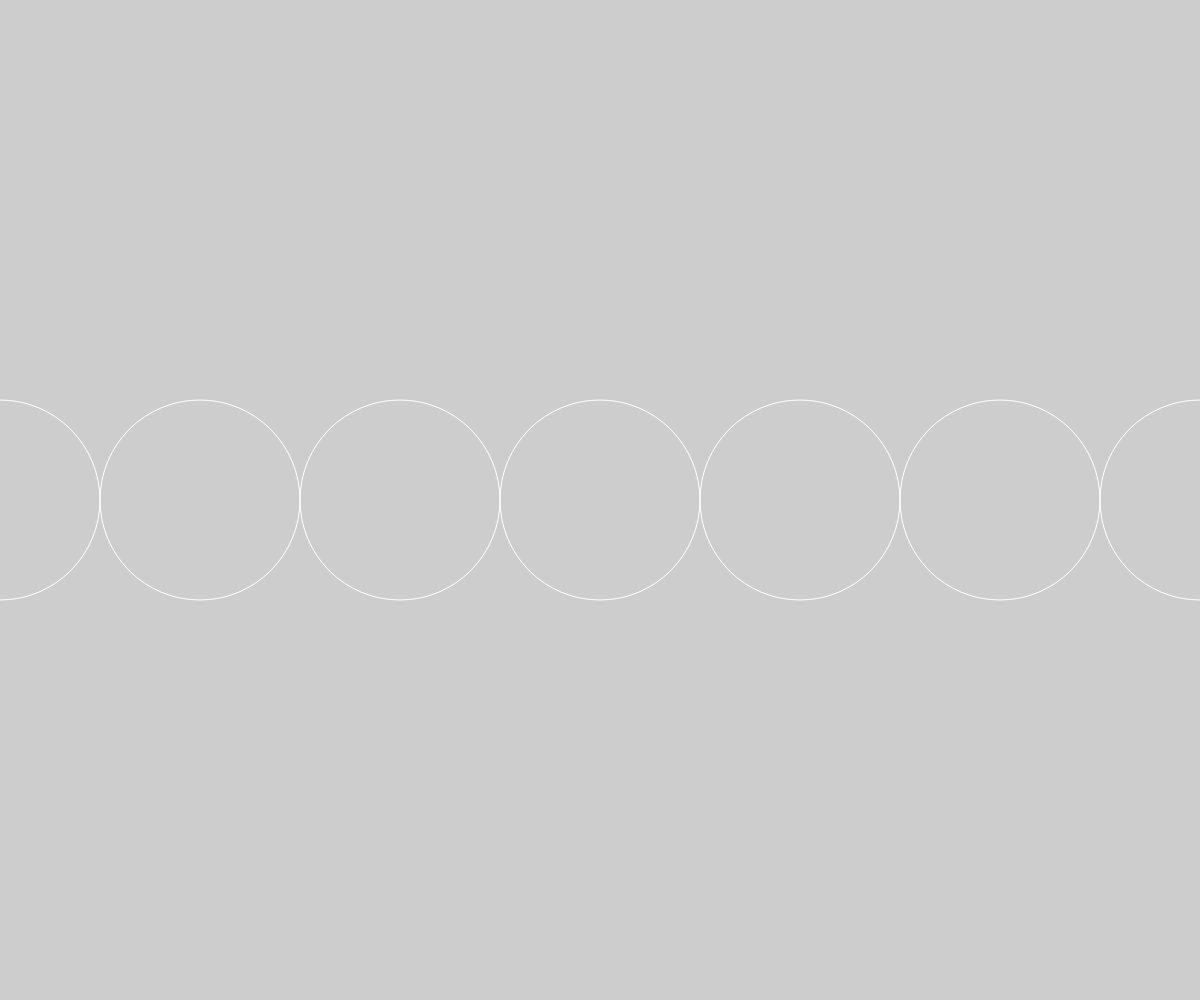
Frame 1 (no input)
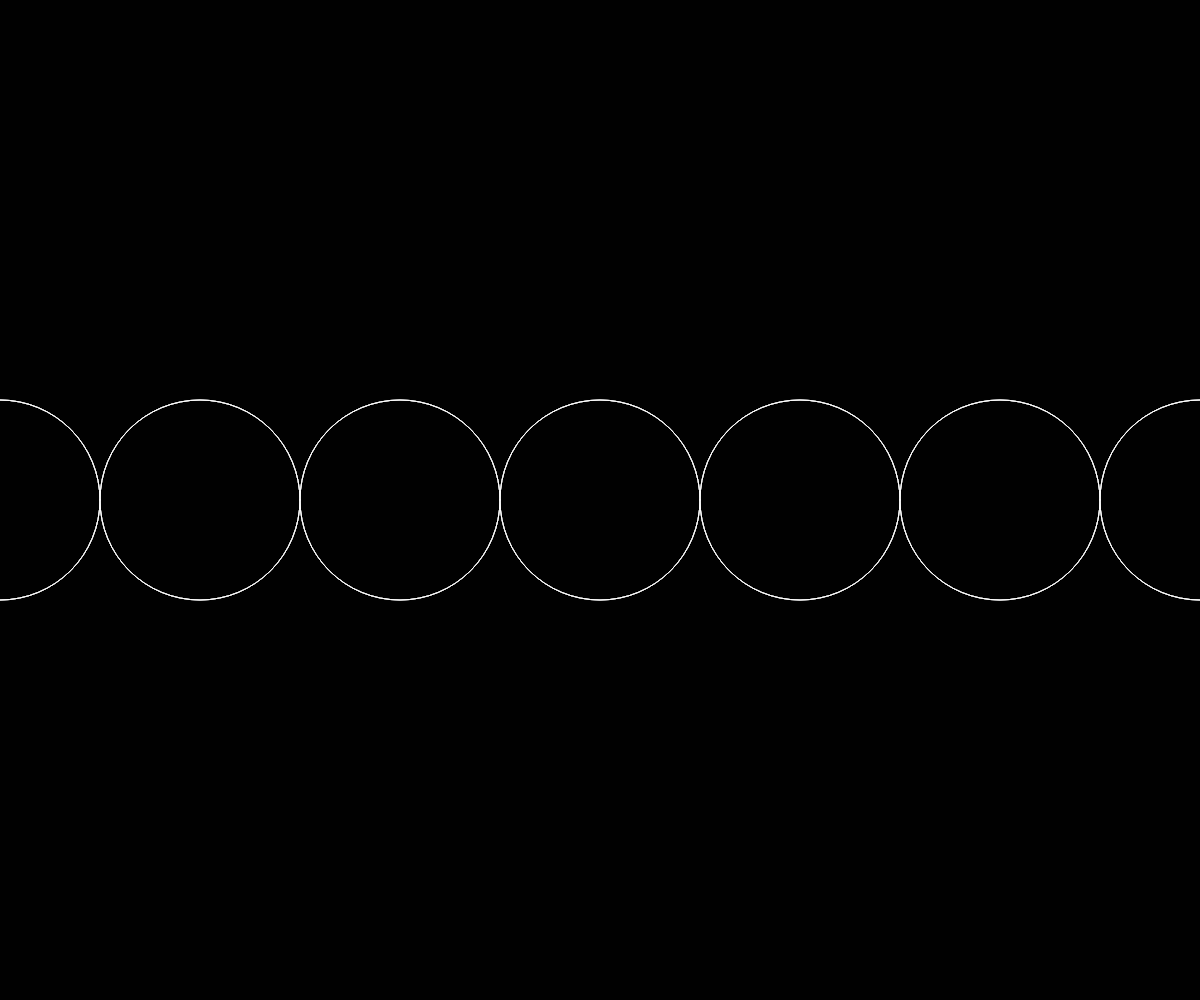
Frame 60 (no input)
Frame 120 (the mouse pressed at the canvas centre since frame 60): identical to frame 60, image omitted

The p5.js sketch that drew these frames (run headless with seeded random() and noise() and a simulated clock; from frame 60 on, the mouse is pressed at the canvas centre):

// p5.js sketch
// ── sketch.js

function setup() {
  createCanvas(windowWidth, windowHeight);

}

function draw() {
  background(0, 50);
  noFill();
  stroke(255);

  //Studiere mal den Code ab hier. Welche Blöcke wiederholen sich?
  //Welche Werte verändern sich?
  for (i = 0; i < 10; i++) {
    ellipse(i * 200, height / 2, 200, 200);
  }
}
